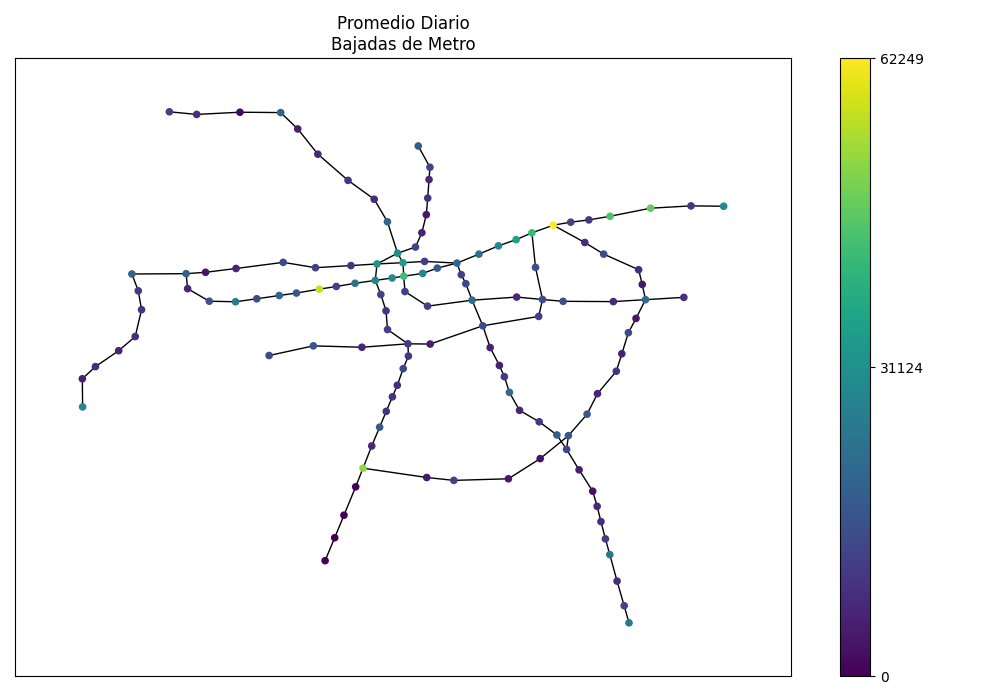

Recreate this plot in Python.
r"""
Metro Graph Signal.
==================

Example of a graph signal for the Santiago Metro.

This example shows a graph signal defined over a graph induced by the Santiago
Metro (https://en.wikipedia.org/wiki/Santiago_Metro). Each station is a
node. Two nodes are connected if the corresponding stations are connected. The
data for each node is the daily average of people leaving each station.

To run this example, you need to download three files and place them in the
same directory as this script.

1. Download the file `Tablas de subidas y bajadas nov23.zip` from this link:

https://www.dtpm.cl/descargas/modelos_y_matrices/Tablas%20de%20subidas%20y%20bajadas%20nov23.zip

Then, uncompress the zip file and copy `2023.11 Matriz_baj_SS_MH.xlsb` to the
same location as this script.

2. Download the file `santiago_metro_stations_coords.geojson` from this link:

https://zenodo.org/records/11637462/files/santiago_metro_stations_coords.geojson

3. Download the file `santiago_metro_stations_connections.txt` from this link:

https://zenodo.org/records/11637462/files/santiago_metro_stations_connections.txt
"""
# %%
import os
import sys

import matplotlib.pyplot as plt
import pandas as pd
from unidecode import unidecode

from pygsp2.utils_examples import (fetch_data, make_metro_graph, metro_database_preprocessing, plot_signal_in_graph)

current_dir = os.getcwd()
os.chdir(current_dir)

# %% Load data
assets_dir = os.path.join(current_dir, 'data')
fetch_data(assets_dir, 'metro')

try:
    commutes = pd.read_excel(os.path.join(assets_dir, '2023.11 Matriz_baj_SS_MH.xlsb'), header=1,
                             sheet_name='bajadas_prom_laboral')
except FileNotFoundError:
    print(f'Data file was not found in:\n {os.getcwd()}')
    print('Download it from:\n' +
          r'https://www.dtpm.cl/descargas/modelos_y_matrices/Tablas%20de%20subidas%20y%20bajadas%20nov23.zip')
    sys.exit(1)

# %% Load graph

G, pos = make_metro_graph(edgesfile=os.path.join(assets_dir, 'santiago_metro_stations_connections.txt'),
                          coordsfile=os.path.join(assets_dir, 'santiago_metro_stations_coords.geojson'))

stations = [name.upper() for name in list(G.nodes)]
stations = [unidecode(station) for station in stations]

metro_commutes, signal = metro_database_preprocessing(commutes, stations)

# %% Let me know if there are stations not in the database

available_stations = list(metro_commutes['paradero'])

stations_missing = []
for i, station in enumerate(stations):
    if station not in available_stations:
        stations_missing.append(station)

print(f'{len(stations_missing)} Stations Not Meassured:')
_ = [print(f'\t{i+1}. {station}') for i, station in enumerate(stations_missing)]

# %% Plot signal in graph
fig, ax = plot_signal_in_graph(G, signal, 'Promedio Diario\nBajadas de Metro')
#fig.savefig('metro_graph_signal.png')
plt.show()
